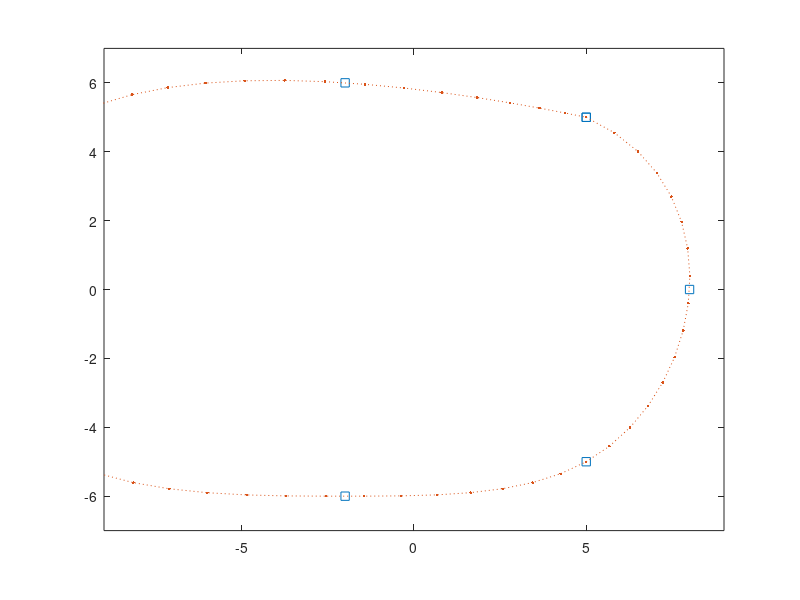

The MATLAB source for this figure: (Note: this script raises an error after producing the figure.)
% test script for trajectory following with velocity commands.'
% clear; close all;clc

% consider a single integrator dynamical system
% integrate vx, vy to obtain px and py

% desired trajectory is described by tpx, tpy (and tvx, tvy)

commandingTime = 1; % send the command every 1 second

% ============ Case 1: straight line =========================
% % consider a straight line so that the desired trajectory is described by
% % a * tpx + b * tpy + c = 0
% a = -1;
% b = 1;
% c = 0;
% 
% % desired velocity is 1 
v = @(t) 1;
% % (can be made to a sinusoidal function to add complexity)
% v = @(t) sin(2*pi/100*t);
% 
% initial condition
px = 5;
py = 4;
% 
% % determine the minimum distance spot on the trajectory
% % use the tangent velocity as the forward velocity
% % normal velocity should be the distance to the spot divided by the commandingTime
% 
% for k = 1:50
%     % x0 and y0 are the closed point to the vehicle current location on the desired trajectory
%     x0 = (b*(b*px(end)-a*py(end))-a*c)/(a^2 + b^2);
%     y0 = (a*(-b*px(end)+a*py(end))-b*c)/(a^2 + b^2);
%     
%     % dist is the minimum distance
%     dist = abs(a*px(end)+b*px(end)+c)/sqrt(a^2 + b^2);
%     
%     v_tan = [1 1]/norm([1 1])*v(k*commandingTime);
%     v_norm = [x0-px(end) y0-py(end)]/commandingTime;
%     
%     px = [px px(end) + commandingTime*(v_tan(1)+v_norm(1))+0.01*randn(1)];
%     py = [py py(end) + commandingTime*(v_tan(2)+v_norm(2))+0.01*randn(1)];
% end
% 
% plot(px,py);axis equal;grid on

% ================ Case 2: cubic bspline ====================

% anchor points
% tpx = [5 8 5 0 -5 -8 -5 0];
% tpy = [5 0 -5 0 5 0 -5 0];

% circular trajectory
tpx = [5 8 5 -2 -10 -13 -10 -2 5];
tpy = [5 0 -5  -6 -5 0 5  6 5];

% snake trajectory
% tpx = [12 9 6 3 0 -3 -6 -9 -12];
% tpy = [-3 -6 -3 -6 -3 -6 -3 -6 -3];

% specify initial and final slope
% slope0 = 0;
% slopeF = -1;

% subplot(1,2,1);
% plot(tpx,tpy,tpx,tpy,'o');axis equal;

% anchor times
t = linspace(0,60,length(tpx));
% query times
t_query = 0:1:max(t);

x_query = spline(t,[tpx],t_query);
y_query = spline(t,[tpy],t_query);

x_coef = spline(t,[tpx]);
y_coef = spline(t,[tpy]);

figure;
% subplot(1,2,2);
plot(tpx,tpy,'s',x_query,y_query,':.');axis equal;hold on;
axis([-9,9,-7,7]);

% compute the closet point on the spline, and its distance and fractional
% arc length
[xy,distance,t_a] = distance2curve_modified([tpx;tpy]',[8,5],'spline');

v_tan_stor = [];
v_norm_stor = [];

for k = 1:100
    % x0 and y0 are the closed point to the vehicle current location on the desired trajectory
    [xy,distance,t_a,coef,t_b] = distance2curve_modified([tpx;tpy]',[px(end),py(end)],'spline');
    x0 = xy(1);
    y0 = xy(2);
    
    % dist is the minimum distance
    dist = distance;
    
    vx = 0;
    vy = 0;
    
    for j = 1:size(coef,2)-1
        vx = vx + coef(1,end-j)*j*(t_a-t_b)^j;
        vy = vy + coef(2,end-j)*j*(t_a-t_b)^j;
    end
    
    ax = 0;
    ay = 0;
    for j = 1:size(coef,2)-1
        ax = ax + coef(1,end-j)*j*(j-1)*(t_a-t_b)^(j-1);
        ay = ay + coef(2,end-j)*j*(j-1)*(t_a-t_b)^(j-1);
    end
    
    v_tan = [vx vy]/norm([vx vy])*v(k*commandingTime);
    v_norm = 1*[x0-px(end) y0-py(end)]/commandingTime;% + 0.4*[ax ay]/norm([ax ay]);
    
    v_tan_stor = [v_tan_stor;v_tan];
    v_norm_stor = [v_norm_stor;v_norm];
    
    px = [px px(end) + commandingTime*(v_tan(1)+v_norm(1))+0.01*randn(1)];
    py = [py py(end) + commandingTime*(v_tan(2)+v_norm(2))+0.01*randn(1)];
    
    h_agent = plot(px(end),py(end),'o');
    h_agent_vtan = quiver(px(end),py(end),v_tan(1),v_tan(2),'Color','r');
    h_agent_vnorm = quiver(px(end),py(end),v_norm(1),v_norm(2),'Color','b');
    
    drawnow;
    
    pause(0.05);
    set(h_agent,'visible','off');
    set(h_agent_vtan,'visible','off');
    set(h_agent_vnorm,'visible','off');
end

% hold on;
plot(px,py);axis equal;grid on

% figure;
% plot(v_tan_stor);
